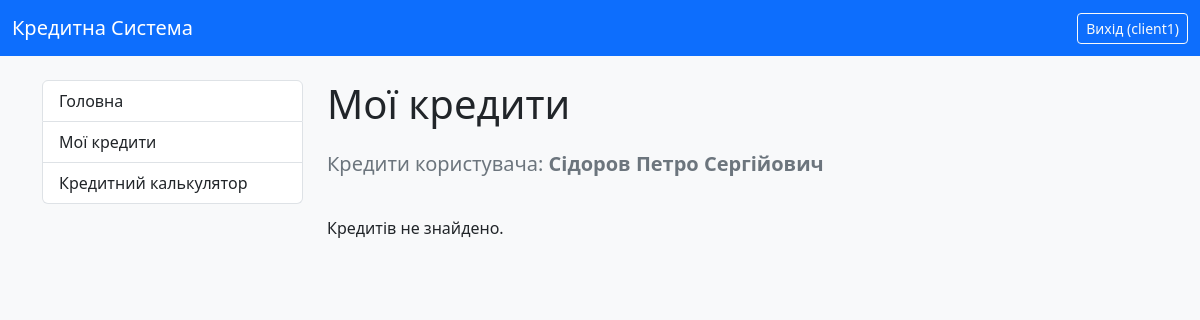
Before: /my-credits/ (signed in) with the older database file.
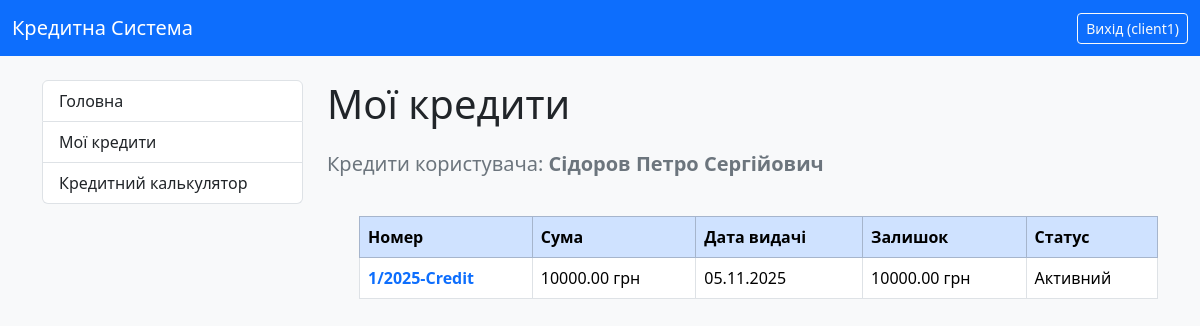
After: the same page with the newer database file.
### credit_system/models.py (models this page shows, shortened)
class Credit(models.Model):
    user = models.ForeignKey(CustomUser, on_delete=models.CASCADE, related_name='credits', verbose_name="Користувач")
    number = models.CharField(max_length=100, verbose_name="Номер кредиту", blank=True)
    summa_credit = models.DecimalField(max_digits=10, decimal_places=2, verbose_name="Сума кредиту")
    percent = models.DecimalField(max_digits=5, decimal_places=3, verbose_name="Добова відсоткова ставка (%)")
    start_date = models.DateField(verbose_name="Дата видачі")
    srok_months = models.IntegerField(verbose_name="Термін кредиту (місяці)")
    day_of_pay = models.IntegerField(
        verbose_name="Плановий день оплати",
        help_text="День місяця (від 1 до 28).",
        default=15
    )
    purpose = models.CharField(max_length=255, verbose_name="Ціль кредиту", blank=True)
    note = models.TextField(verbose_name="Примітка", blank=True)
    ostatok = models.DecimalField(max_digits=10, decimal_places=2, verbose_name="Залишок кредиту")
    closed = models.BooleanField(default=False, verbose_name="Кредит закрит")
    class Meta:
        verbose_name = "Кредит"
        verbose_name_plural = "Кредити"

### credit_system/views.py (the view)
# urls.py: path('my-credits/', UserCreditsView.as_view(), name='user_credits_list'),
class UserCreditsView(LoginRequiredMixin, ListView):
    model = Credit
    template_name = 'credit_system/my_credits.html'
    context_object_name = 'credits'  # Як називатиметься список об'єктів у шаблоні
    def get_queryset(self):
        if self.request.user.is_authenticated:
            return Credit.objects.filter(user=self.request.user).order_by('closed', '-start_date')
        return Credit.objects.none()

### credit_system/models.py (called while the page is built)
    @property
    def is_manager(self):
        return self.role == 'manager' or self.is_superuser

    @property
    def is_client(self):
        return self.role == 'client'

### credit_system/templates/credit_system/my_credits.html
{% extends "credit_system/base.html" %}
{% block page_title %}Мої кредити{% endblock %}
{% block content %}
    <h5 class="text-secondary mb-3">
        Кредити користувача:
        <span class="fw-bold">{{ request.user.last_name }} {{ request.user.first_name }} {{ request.user.middle_name }}</span>
    </h5><br>
    {% if credits %}
        <ul>
            <table class="table table-bordered table-hover">
                <thead class="table-primary">
                    <tr>
                        <th>Номер</th>
                        <th>Сума</th>
                        <th>Дата видачі</th>
                        <th>Залишок</th>
                        <th>Статус</th>
                    </tr>
                </thead>
            <tbody>
                {% for credit in credits %}
                    <tr>
                        <td>
                            <a href="{% url 'credit_detail' credit.pk %}" class="text-decoration-none fw-bold text-primary">
                                    {{ credit.number }}
                            </a>
                        </td>
                        <td>{{ credit.summa_credit }} грн</td>
                        <td>{{ credit.start_date|date:"d.m.Y" }}</td>
                        <td>{{ credit.ostatok }} грн</td>
                        <td>
                        {% if credit.closed %}
                            <span>Закритий</span>
                        {% else %}
                            <span>Активний</span>
                        {% endif %}
                        </td>
                    </tr>
                {% endfor %}
            </tbody>
            </table>
        </ul>
    {% else %}
        <p>Кредитів не знайдено.</p>
    {% endif %}
{% endblock %}

Changed rows visible on the page:
added Credit: number "1/2025-Credit", summa_credit "10000.00", start_date "05.11.2025", ostatok "10000.00", closed "Активний"
Other visible differences:
text no longer shown: "Кредитів не знайдено."
text now shown: "Номер Сума Дата видачі Залишок Статус"
